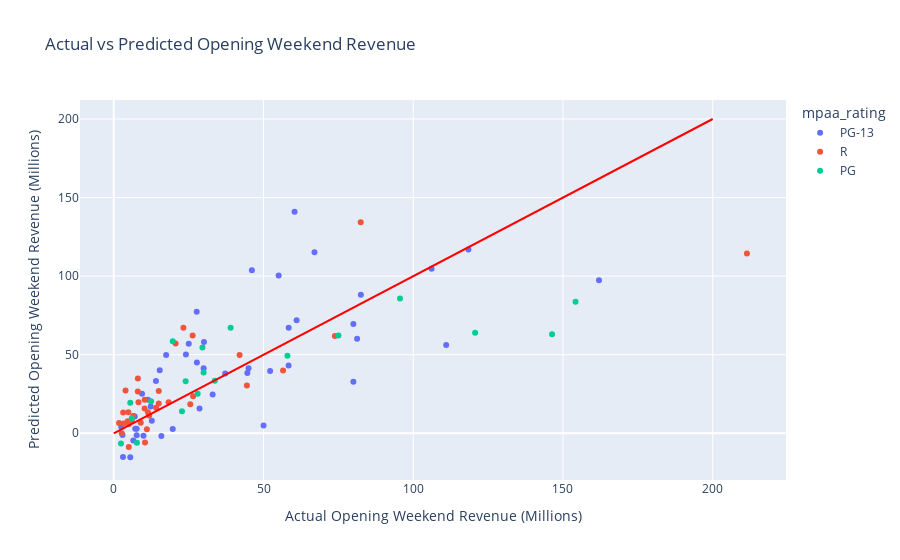

Source (notebook cell):
### Code cell
# graph actual vs predicted
y_pred_mlr = results_mlr.predict(X_test[relevant_features])

results_df_mlr = pd.DataFrame({'predicted': y_pred_mlr, 'actual': y_test})

results_df_mlr['predicted'] = results_df_mlr['predicted'] / 1000000
results_df_mlr['actual'] = results_df_mlr['actual'] / 1000000
results_df_mlr['title'] = X_test['title']
results_df_mlr['source'] = X_test['source']
results_df_mlr['distributor_slug'] = X_test['distributor_slug']
results_df_mlr['genre'] = X_test['genre']
results_df_mlr['creative_type'] = X_test['creative_type']
results_df_mlr['production_method'] = X_test['production_method']
results_df_mlr['mpaa_rating'] = X_test['mpaa_rating']

# results_df_mlr.to_csv('mlr_results.csv', index=False)

# Create the scatter plot
fig = px.scatter(
    results_df_mlr,
    x='actual',
    y='predicted',
    color='mpaa_rating',
    labels={
        'actual': 'Actual Opening Weekend Revenue (Millions)',
        'predicted': 'Predicted Opening Weekend Revenue (Millions)'
    },
    title='Actual vs Predicted Opening Weekend Revenue',
    hover_name='title'
)

# Add the diagonal line
fig.add_trace(
    go.Scatter(
        x=[0, 200],
        y=[0, 200],
        mode='lines',
        line=dict(color='red'),
        showlegend=False
    )
)

# Show the plot
fig.show()

### Figure 1 — Plotly figure (JSON) as saved in the notebook; plotly's stock layout.template omitted (floating-point values rounded to 4 significant figures)
{"data": [{"hovertemplate": "<b>%{hovertext}</b><br><br>mpaa_rating=PG-13<br>Actual Opening Weekend Revenue (Millions)=%{x}<br>Predicted Opening Weekend Revenue (Millions)=%{y}<extra></extra>", "hovertext": ["80 for Brady", "Ant-Man and the Wasp: Quantumania", "Jesus Revolution", "Creed III", "65", "Shazam! Fury of the Gods", "His Only Son", "Dungeons & Dragons: Honor Among Thieves", "Are You There God? It’s Me, Margaret", "Big George Foreman: The Miraculous Story of the Once and Future Heavyweight Champion of the World", "Guardians of the Galaxy Vol 3", "Fast X", "Transformers: Rise of the Beasts", "The Flash", "Indiana Jones and the Dial of Destiny", "Sound of Freedom", "Insidious: The Red Door", "Barbie", "Haunted Mansion", "Meg 2: The Trench", "Blue Beetle", "The Creator", "Five Nights at Freddy’s", "The Marvels", "Next Goal Wins", "The Hunger Games: The Ballad of Songbirds & Snakes", "Godzilla Minus One (ゴジラ最新作)", "Aquaman and the Lost Kingdom", "Mean Girls", "Argylle", "Madame Web", "Dune: Part Two", "Cabrini", "Imaginary", "Arthur the King", "Ghostbusters: Frozen Empire", "Godzilla x Kong: The New Empire", "Tarot", "The Fall Guy", "Kingdom of the Planet of the Apes", "The Watchers", "A Quiet Place: Day One", "Sound of Hope: The Story of Possum Trot", "Fly Me to the Moon", "Twisters", "It Ends With Us", "Reagan", "Beetlejuice Beetlejuice"], "legendgroup": "PG-13", "marker": {"color": "#636efa", "symbol": "circle"}, "mode": "markers", "name": "PG-13", "orientation": "v", "showlegend": true, "type": "scatter", "x": [12.7, 106.1, 15.88, 58.37, 12.33, 30.11, 5.501, 37.21, 6.739, 2.925, 118.4, 67.02, 61.05, 55.04, 60.37, 19.68, 33.01, 162.0, 24.08, 30.0, 25.03, 14.08, 80.0, 46.11, 2.5, 44.61, 11.42, 27.69, 28.64, 17.47, 15.34, 82.51, 7.169, 9.913, 7.634, 45.0, 80.01, 6.503, 27.75, 58.4, 7.004, 52.2, 3.079, 9.427, 81.25, 50.02, 7.651, 111.0], "xaxis": "x", "y": [7.932, 104.8, -1.771, 43.08, 17.0, 58.13, -15.25, 38.05, 10.83, -1.118, 117.0, 115.2, 71.98, 100.4, 140.9, 2.791, 24.66, 97.41, 50.11, 41.39, 57.03, 33.32, 32.82, 103.7, 3.99, 38.4, 21.3, 77.3, 15.72, 49.87, 40.12, 88.17, 2.926, -1.589, 2.817, 41.32, 69.57, -4.564, 45.01, 67.18, 10.76, 39.65, -15.02, 25.22, 60.13, 4.939, -1.189, 56.2], "yaxis": "y"}, {"hovertemplate": "<b>%{hovertext}</b><br><br>mpaa_rating=R<br>Actual Opening Weekend Revenue (Millions)=%{x}<br>Predicted Opening Weekend Revenue (Millions)=%{y}<extra></extra>", "hovertext": ["Knock at the Cabin", "Operation Fortune: Ruse de guerre", "Scream VI", "John Wick: Chapter 4", "Renfield", "The Pope’s Exorcist", "Beau is Afraid", "The Machine", "No Hard Feelings", "Oppenheimer", "Talk To Me", "The Last Voyage of the Demeter", "Strays", "Dumb Money", "Expend4bles", "Saw X", "The Exorcist: Believer", "Killers of the Flower Moon", "Priscilla", "Thanksgiving", "Napoleon", "American Fiction", "The Iron Claw", "Anyone But You", "Ferrari", "Civil War", "Abigail", "Challengers", "The Strangers: Chapter 1", "Furiosa: A Mad Max Saga", "Bad Boys: Ride or Die", "Horizon: An American Saga Chapter 1", "Deadpool & Wolverine", "Alien: Romulus", "The Crow", "Speak No Evil"], "legendgroup": "R", "marker": {"color": "#EF553B", "symbol": "circle"}, "mode": "markers", "name": "R", "orientation": "v", "showlegend": true, "type": "scatter", "x": [14.13, 3.14, 44.45, 73.82, 8.026, 9.006, 2.662, 5.001, 15.0, 82.46, 10.43, 6.505, 8.248, 3.326, 8.039, 18.31, 26.5, 23.25, 5.04, 10.31, 20.64, 1.755, 4.868, 6.0, 3.922, 25.54, 10.3, 15.01, 11.83, 26.33, 56.53, 11.05, 211.4, 42.0, 4.645, 11.4], "xaxis": "x", "y": [16.25, 13.18, 30.42, 61.98, 26.54, 6.639, -0.003663, -8.747, 19.0, 134.2, -5.834, 11.01, 19.76, 6.215, 34.82, 19.8, 23.64, 67.19, 5.964, 21.39, 57.1, 6.558, 13.38, 7.802, 27.28, 18.46, 15.74, 26.95, 11.38, 62.16, 39.99, 2.627, 114.4, 49.76, 7.616, 13.42], "yaxis": "y"}, {"hovertemplate": "<b>%{hovertext}</b><br><br>mpaa_rating=PG<br>Actual Opening Weekend Revenue (Millions)=%{x}<br>Predicted Opening Weekend Revenue (Millions)=%{y}<extra></extra>", "hovertext": ["The Super Mario Bros. Movie", "The Little Mermaid", "Spider-Man: Across the Spider-Verse", "Elemental", "Ruby Gillman, Teenage Kraken", "Teenage Mutant Ninja Turtles: Mutant Mayhem", "PAW Patrol: The Mighty Movie", "Journey to Bethlehem", "Trolls Band Together", "Wish", "Wonka", "Migration", "Kung Fu Panda 4", "Unsung Hero", "IF", "The Garfield Movie", "Inside Out 2", "Despicable Me 4", "Harold and the Purple Crayon"], "legendgroup": "PG", "marker": {"color": "#00cc96", "symbol": "circle"}, "mode": "markers", "name": "PG", "orientation": "v", "showlegend": true, "type": "scatter", "x": [146.4, 95.58, 120.7, 29.6, 5.501, 28.01, 22.76, 2.4, 30.0, 19.7, 39.01, 12.45, 57.99, 7.732, 33.72, 24.01, 154.2, 75.01, 6.003], "xaxis": "x", "y": [62.97, 85.74, 63.94, 54.64, 19.5, 25.18, 13.99, -6.566, 38.67, 58.61, 67.09, 20.36, 49.34, -5.971, 33.39, 33.11, 83.76, 62.21, 9.55], "yaxis": "y"}, {"line": {"color": "red"}, "mode": "lines", "showlegend": false, "type": "scatter", "x": [0, 200], "y": [0, 200]}], "layout": {"legend": {"title": {"text": "mpaa_rating"}, "tracegroupgap": 0}, "title": {"text": "Actual vs Predicted Opening Weekend Revenue"}, "xaxis": {"anchor": "y", "domain": [0, 1], "title": {"text": "Actual Opening Weekend Revenue (Millions)"}}, "yaxis": {"anchor": "x", "domain": [0, 1], "title": {"text": "Predicted Opening Weekend Revenue (Millions)"}}}}
